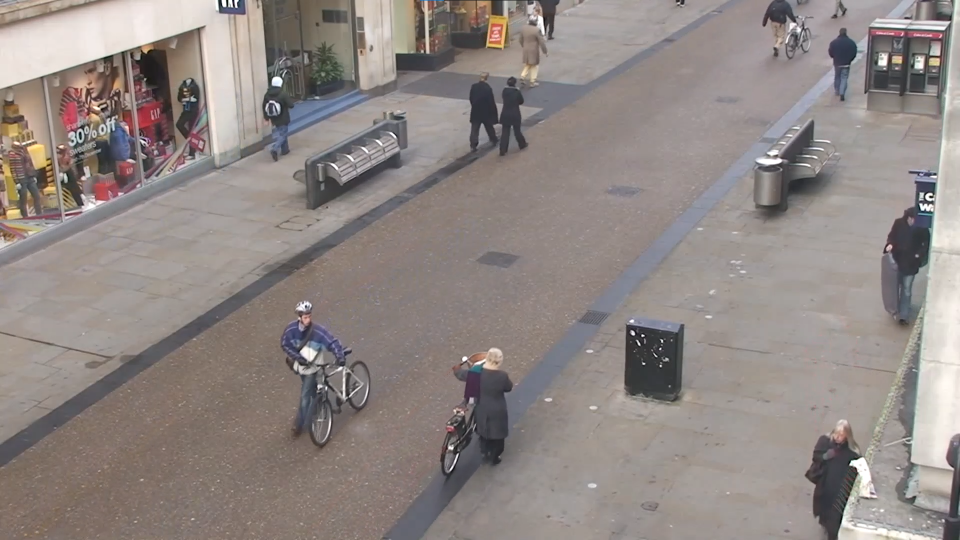
#> input picture Histrogram Equalization and Optical Flow/kondern.png, 1920 x 1080 px (shown at 1/2 size)
$ jupyter execute Histogram_Equalization.ipynb
#> lines starting #> are read from the running program, lines starting #| are printed output that depends on the picture
## Image Processing 03|04

Wirapat Prigphet (Gene) 620510618 <br/>
Suppapich Seetasith (Yale) 620510626 <br/>
Pakin Siwatammarat (Pirch) 620510677

### Import Libraries

[cell 1]
# !apt install imagemagick
# !pip install imageio

[cell 2]
import os
import cv2
import imageio
import matplotlib.pyplot as plt
import numpy as np
from google.colab.patches import cv2_imshow
from math import ceil
from matplotlib import rc
from matplotlib.animation import FuncAnimation
from tqdm.notebook import tqdm

### Histogram equalization

####Usefulness

This method gives higher contrast to images. So this method is useful for scientific to make image color shades clearer and to better detail in photographs. For example, viewing of bone structure in x-ray images.

#### Read image

[cell 3]
image = cv2.imread("kondern.png")
#> image is the input picture: shape (1080, 1920, 3); mean B, G, R 132.1, 135.4, 144.2
scale_percent = 40
width = int(image.shape[1] * scale_percent / 100)
#> width = 768
height = int(image.shape[0] * scale_percent / 100)
#> height = 432
image = cv2.resize(image, (width, height), interpolation = cv2.INTER_AREA)
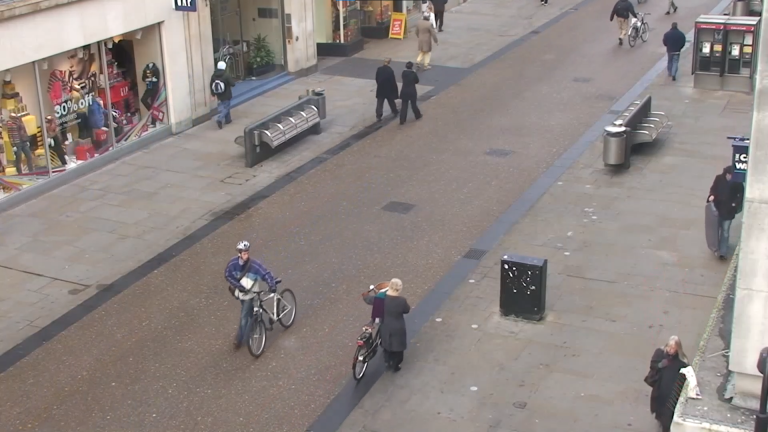
#> image: shape (432, 768, 3); mean B, G, R 132.1, 135.4, 144.2
cv2_imshow(image)

#### Histograms Equalization

[cell 4]
b, g, r = cv2.split(image)
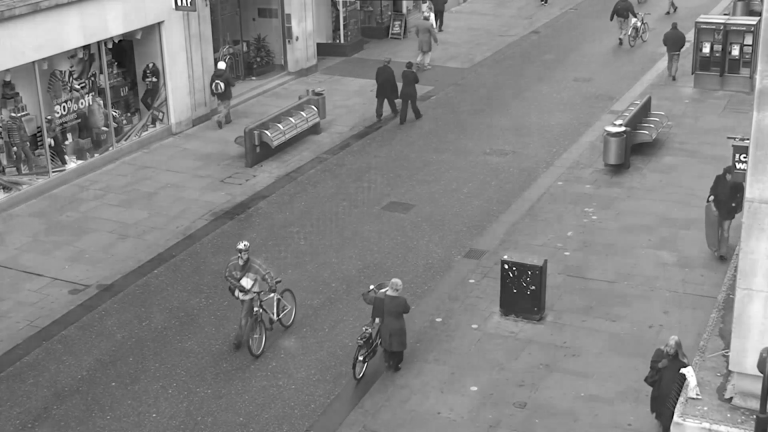
#> b: shape (432, 768); min 1, max 255, mean 132.1
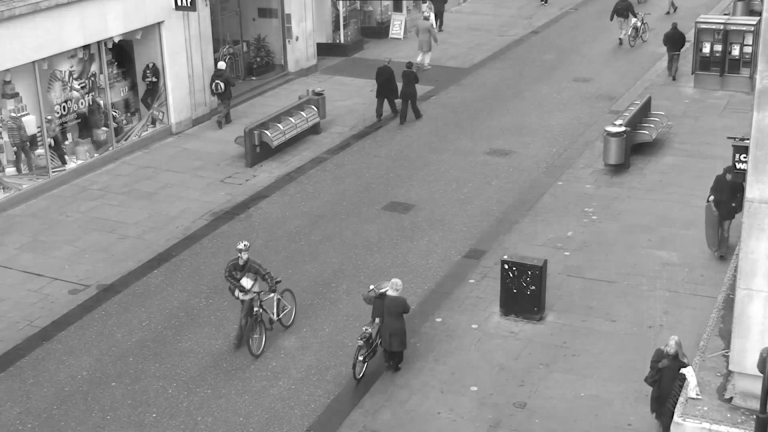
#> r: shape (432, 768); min 9, max 255, mean 144.2
clahe = cv2.createCLAHE(clipLimit=2.0, tileGridSize=(5, 5))
b = clahe.apply(b)
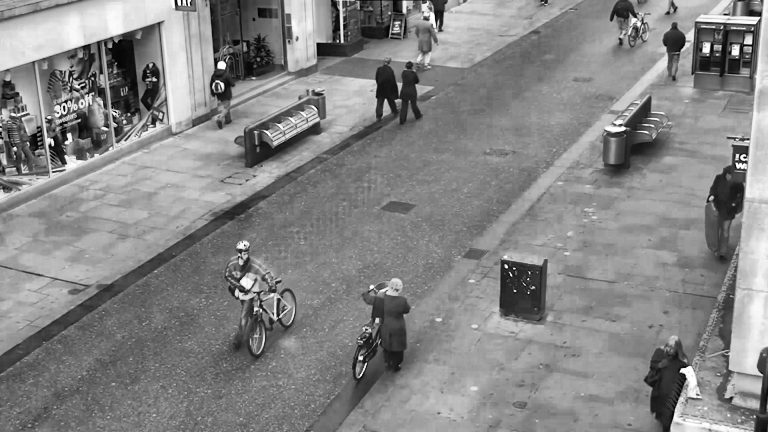
#> b: shape (432, 768); min 0, max 255, mean 133.8
g = clahe.apply(g)
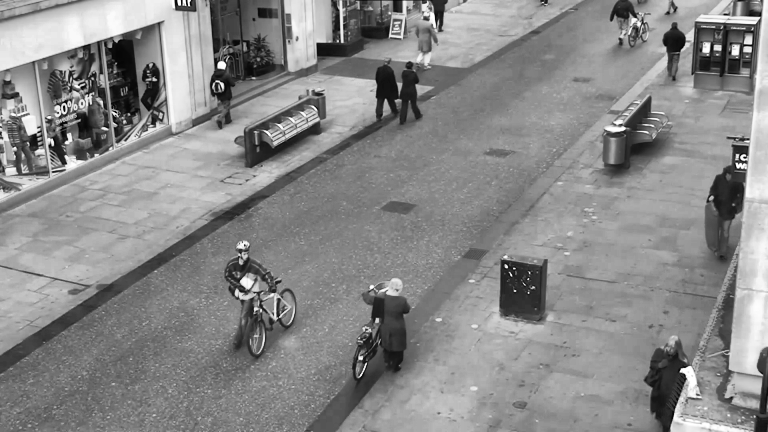
#> g: shape (432, 768); min 2, max 255, mean 136.9
r = clahe.apply(r)
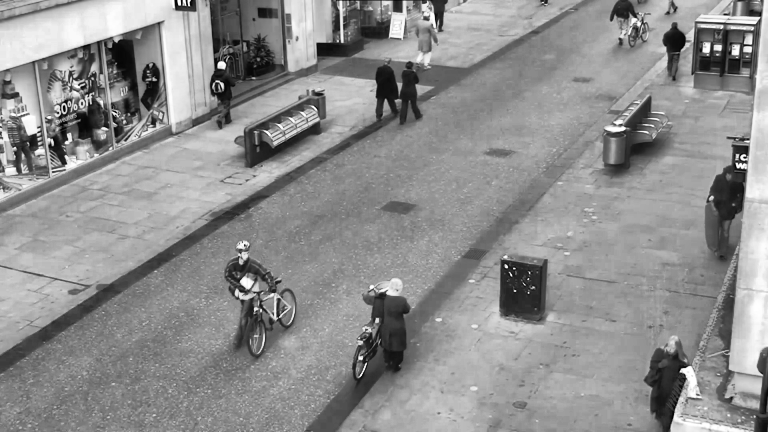
#> r: shape (432, 768); min 2, max 255, mean 142.6
histrogram_equalization_image = cv2.merge([b, g, r])
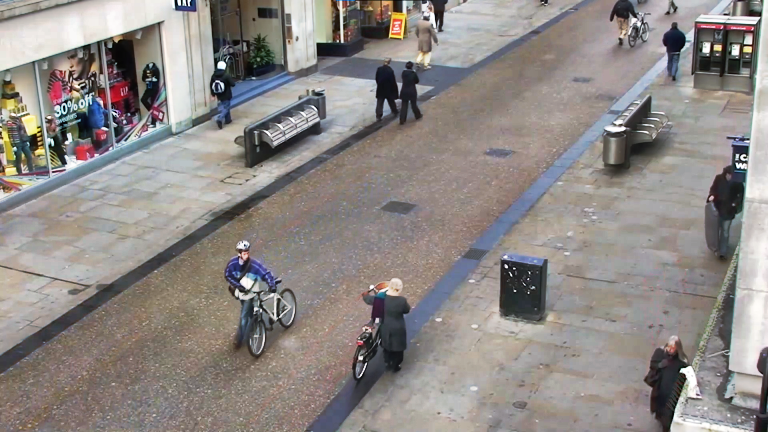
#> histrogram_equalization_image: shape (432, 768, 3); mean B, G, R 133.8, 136.9, 142.6

#### Display Result

[cell 5]
cv2_imshow(histrogram_equalization_image)

Explanation : image has higher contrast.

#### Plot Histrogram

[cell 6]
plt.figure(figsize=(10, 8), dpi=100)
plt.subplot(2,2,1)
plt.title("Original histogram")
plt.hist(image.ravel(), 256, [0, 256])
colors = ["b", "g", "r"]
plt.subplot(2,2,3)
plt.title("Original three-channel histogram")
for i, color in enumerate(colors):
    hist = cv2.calcHist([image], [i], None, [256], [0, 256])
    plt.plot(hist, color = color)

plt.subplot(2,2,4)
plt.title("Three-Channel Histogram Equalization")
for i, color in enumerate(colors):
    hist = cv2.calcHist([histrogram_equalization_image], [i], None, [256], [0, 256])
    plt.plot(hist, color = color)
plt.subplot(2,2,2)
plt.title("Histogram equalization")
plt.hist(histrogram_equalization_image.ravel(), 256, [0, 256])
plt.show()
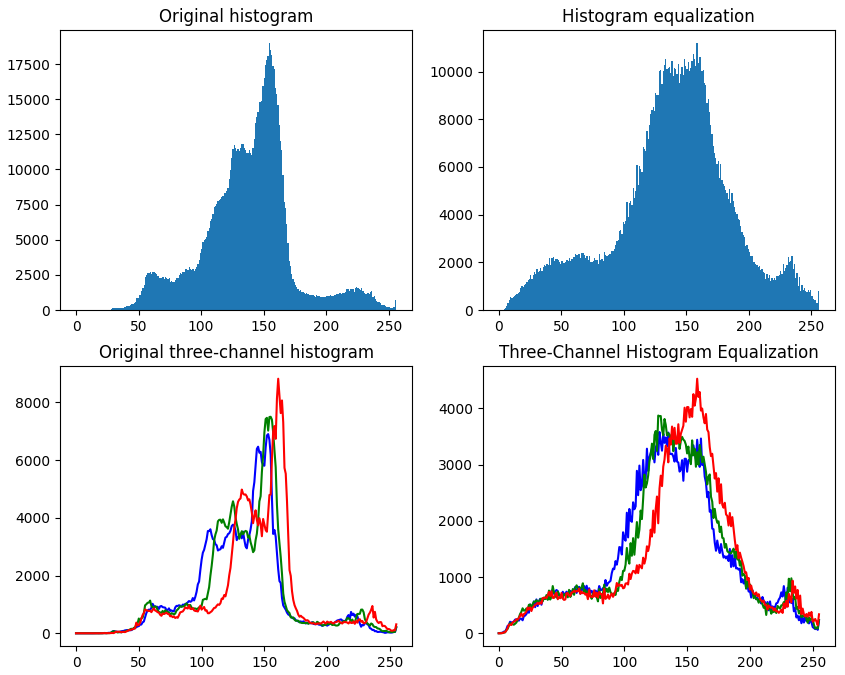
#> figure drawn by matplotlib, 4 panels; panel 1: tallest bar 18978 high, from x = 154 to 155; panel 2: curve peaks at x = 153, y = 6897; panel 2: curve peaks at x = 155, y = 7497; panel 2: curve peaks at x = 161, y = 8815
